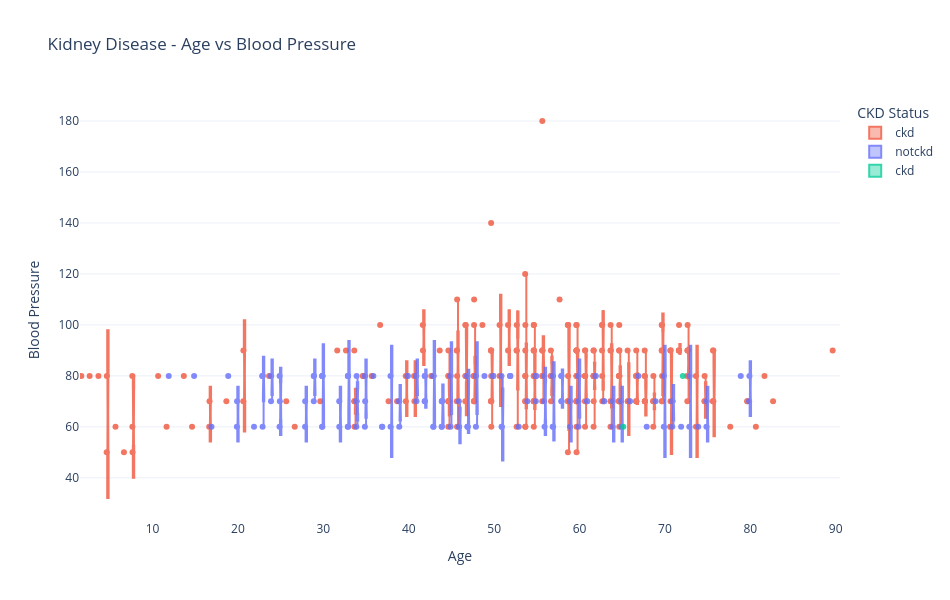

This figure's notebook cell:
### Markdown cell above
## 03_eda.ipynb

### Code cell
import plotly.express as px

fig = px.box(
    data_frame=df,
    x="age",
    y="bp",
    color="classification",
    boxmode="group",
    notched=True,
    points="all",
    hover_name="classification",
    hover_data={
        "age": True,
        "al": True,
        "bp": True,
    },
    # facet_col="classification",  # ✅ use categorical col, or remove
    orientation="v",
    title="Kidney Disease - Age vs Blood Pressure",
    labels={
        "age": "Age",
        "bp": "Blood Pressure",
        "classification": "CKD Status",
    },
    category_orders={
        "classification": ["ckd", "notckd"]   # ✅ your actual classes
    },
    color_discrete_map={
        "ckd":    "#EF553B",   # ✅ your actual class names
        "notckd": "#636EFA",
    },
    template="plotly_white",
    width=950,
    height=600,
)

fig.update_traces(
    jitter=0.3,
    pointpos=-1.5,
    opacity=0.8,
)

fig.show()

### Figure 1 — Plotly figure (JSON) as saved in the notebook; plotly's stock layout.template omitted (floating-point values rounded to 4 significant figures; data arrays with more than 128 entries replaced by an {"elided": "..."} marker saying what was removed)
{"data": [{"alignmentgroup": "True", "boxpoints": "all", "customdata": {"elided": "248x1 float values"}, "hovertemplate": "<b>%{hovertext}</b><br><br>CKD Status=ckd<br>Age=%{x}<br>Blood Pressure=%{y}<br>al=%{customdata[0]}<extra></extra>", "hovertext": {"elided": "248 str values"}, "jitter": 0.3, "legendgroup": "ckd", "marker": {"color": "#EF553B"}, "name": "ckd", "notched": true, "offsetgroup": "ckd", "opacity": 0.8, "orientation": "v", "pointpos": -1.5, "showlegend": true, "type": "box", "x": {"elided": "248 float values"}, "x0": " ", "xaxis": "x", "y": {"elided": "248 float values"}, "y0": " ", "yaxis": "y"}, {"alignmentgroup": "True", "boxpoints": "all", "customdata": {"elided": "150x1 float values"}, "hovertemplate": "<b>%{hovertext}</b><br><br>CKD Status=notckd<br>Age=%{x}<br>Blood Pressure=%{y}<br>al=%{customdata[0]}<extra></extra>", "hovertext": {"elided": "150 str values"}, "jitter": 0.3, "legendgroup": "notckd", "marker": {"color": "#636EFA"}, "name": "notckd", "notched": true, "offsetgroup": "notckd", "opacity": 0.8, "orientation": "v", "pointpos": -1.5, "showlegend": true, "type": "box", "x": {"elided": "150 float values"}, "x0": " ", "xaxis": "x", "y": {"elided": "150 float values"}, "y0": " ", "yaxis": "y"}, {"alignmentgroup": "True", "boxpoints": "all", "customdata": [[0.0], [2.0]], "hovertemplate": "<b>%{hovertext}</b><br><br>CKD Status=ckd\t<br>Age=%{x}<br>Blood Pressure=%{y}<br>al=%{customdata[0]}<extra></extra>", "hovertext": ["ckd\t", "ckd\t"], "jitter": 0.3, "legendgroup": "ckd\t", "marker": {"color": "#00cc96"}, "name": "ckd\t", "notched": true, "offsetgroup": "ckd\t", "opacity": 0.8, "orientation": "v", "pointpos": -1.5, "showlegend": true, "type": "box", "x": [72.0, 65.0], "x0": " ", "xaxis": "x", "y": [80.0, 60.0], "y0": " ", "yaxis": "y"}], "layout": {"boxmode": "group", "height": 600, "legend": {"title": {"text": "CKD Status"}, "tracegroupgap": 0}, "title": {"text": "Kidney Disease - Age vs Blood Pressure"}, "width": 950, "xaxis": {"anchor": "y", "domain": [0, 1], "title": {"text": "Age"}}, "yaxis": {"anchor": "x", "domain": [0, 1], "title": {"text": "Blood Pressure"}}}}
